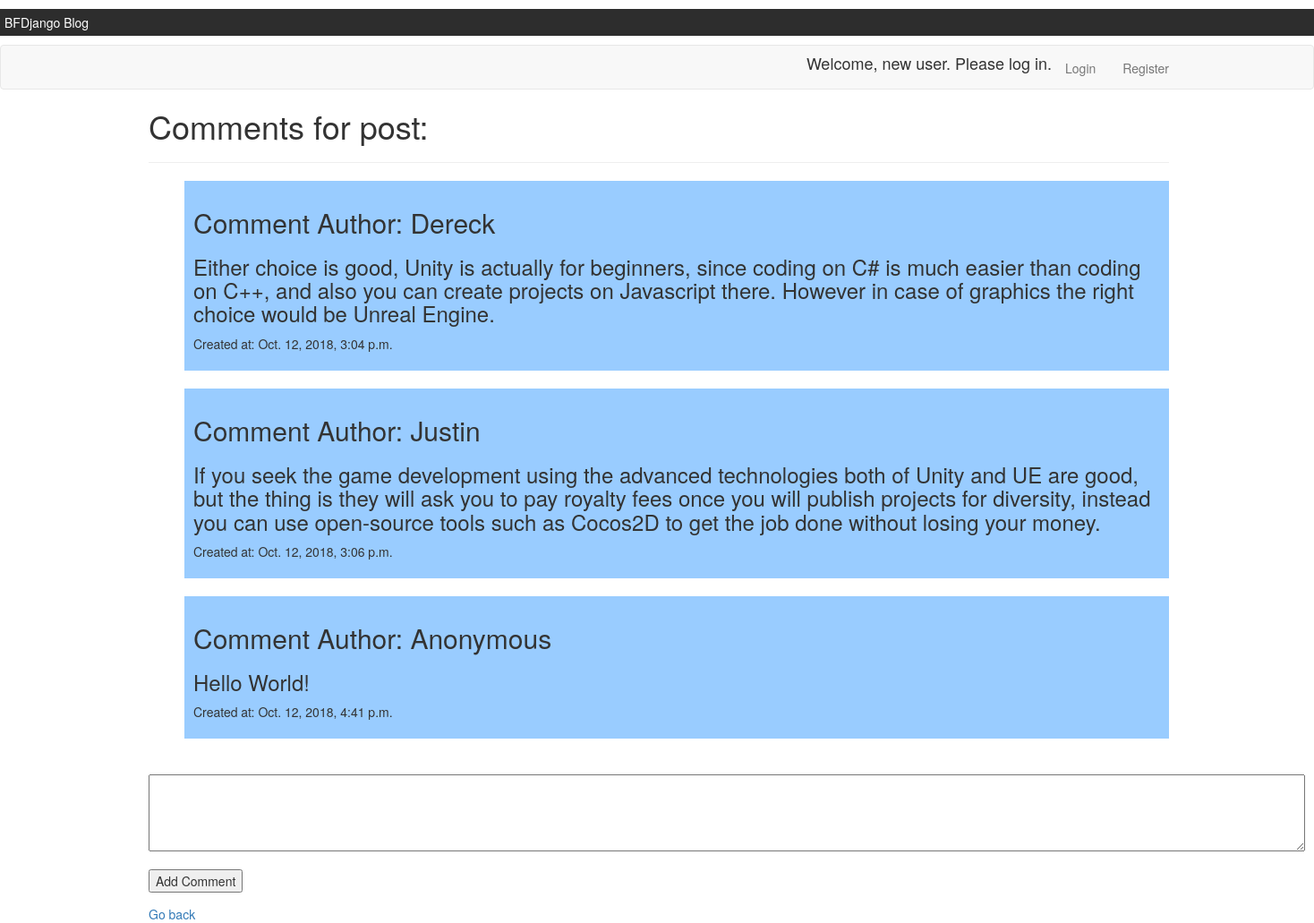
The app's page /blog/2/ with its own data.
### main/models.py (models this page shows, shortened)
class Comment(models.Model):
	post_author = models.ForeignKey(Post, on_delete=models.CASCADE)
	comment_author = models.CharField(max_length=200)
	comment_content = models.CharField(max_length=1000)
	created_at = models.DateTimeField('date published')
	def was_published_recently(self):
		now = timezone.now()
		return now - datetime.timedelta(days=1) <= self.created_at <= now
	was_published_recently.admin_order_field = 'created_at'
	was_published_recently.boolean = True
	was_published_recently.short_description = 'Published recently?'

### main/views.py (the view)
# urls.py: path('<int:pk>/', views.DetailView.as_view(), name='detail'),
class DetailView(generic.DetailView):
	model = Post
	template_name = 'main/detail.html'
	def get_queryset(self):
		return Post.objects.filter(
			created_at__lte=timezone.now(),
		)

### main/templates/main/detail.html (shortened to what this page needs)
{% load static %}
<link rel="stylesheet" type="text/css" href="{% static 'main/stylesheet.css' %}">
<link rel="stylesheet" href="https://maxcdn.bootstrapcdn.com/bootstrap/3.3.7/css/bootstrap.min.css">
<div id="preset">BFDjango Blog</div>
<div class="navbar navbar-default">
	<div class="container">
		<ul class="nav navbar-nav navbar-right">
			{% if user.is_authenticated %}
				<li>
					<h4>Welcome, {{ user.username }}. Thanks for logging in.</h4>
				</li>
				<li>
					<a href ="{% url '_auth:logout' %}">Logout</a>
				</li>
			{% else %}
				<li>
					<h4>Welcome, new user. Please log in.</h4>
				</li>
				<li>
					<a href ="{% url '_auth:login' %}">Login</a>
				</li>
				<li>
					<a href ="{% url '_auth:register' %}">Register</a>
				</li>
			{% endif %}
		</ul>
		{% if post %}
			<h1 style='padding-top: 50px;'>Comments for post: {{post.title}}</h1>
			<hr/>
				<ul>
					{% for comment in post.comment_set.all %}
						<li class="comment">
							<h2 id="comment_author">Comment Author: {{comment.comment_author}}</h2>
							<h3 id="comment_title">{{comment.comment_content}}</h3>
							<p id="comment_date">Created at: {{comment.created_at}}</p>
						</li>
					{% endfor %}
				</ul>
				<form method='post' action="{% url 'main:comment_add' post.id %}" class='post_add_form'>
					<textarea rows='4' cols='170' name='post_content' id='editables' required></textarea>
					<input type='submit' value='Add Comment' id='editables' name="addCommentBtn">
				</form>
				<a href="{% url 'main:index' %}">Go back</a>
		{% else %}
			<p>No posts are available.</p>
		{% endif %}
	</div>
</div>

### main/static/main/stylesheet.css (style rules this page uses)
#preset { width: 100%; background-color: #2d2d2d; color: white; padding: 5px; margin: 10px 0px; }
.container { left: 150px; position: absolute; }
.comment { display: block; margin: 20px 0px; padding: 10px 10px; background-color: #99ccff; }
.post_add_form > #editables { margin-top: 20px; }

### records on screen
Comment: comment_author "Dereck", comment_content "Either choice is good, Unity is actually for beginners, since coding on C# is much easier than coding on C++, and also you can create projects on Javascript there. However in case of graphics the right choice would be Unreal Engine.", created_at "Oct. 12, 2018, 3:04 p.m."
Comment: comment_author "Justin", comment_content "If you seek the game development using the advanced technologies both of Unity and UE are good, but the thing is they will ask you to pay royalty fees once you will publish projects for diversity, instead you can use open-source tools such as Cocos2D to get the job done without losing your money.", created_at "Oct. 12, 2018, 3:06 p.m."
Comment: comment_author "Anonymous", comment_content "Hello World!", created_at "Oct. 12, 2018, 4:41 p.m."
